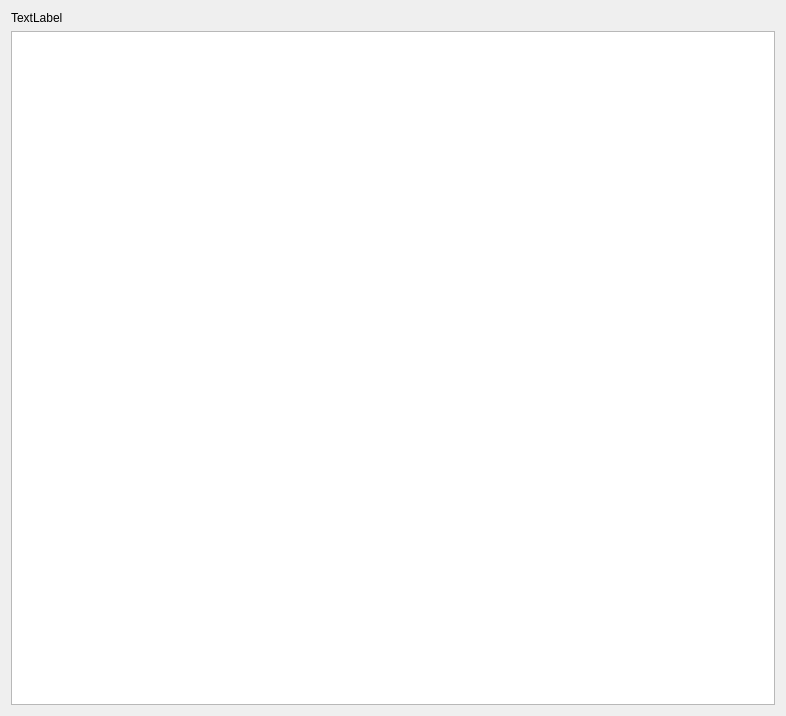
<?xml version="1.0" encoding="UTF-8"?>
<ui version="4.0">
 <class>SellersLots</class>
 <widget class="QWidget" name="SellersLots">
  <property name="geometry">
   <rect>
    <x>0</x>
    <y>0</y>
    <width>786</width>
    <height>716</height>
   </rect>
  </property>
  <property name="windowTitle">
   <string>Form</string>
  </property>
  <layout class="QVBoxLayout" name="verticalLayout">
   <item>
    <widget class="QLabel" name="infoLabel">
     <property name="text">
      <string>TextLabel</string>
     </property>
    </widget>
   </item>
   <item>
    <widget class="QTableView" name="tableView"/>
   </item>
  </layout>
 </widget>
 <resources/>
 <connections/>
</ui>
